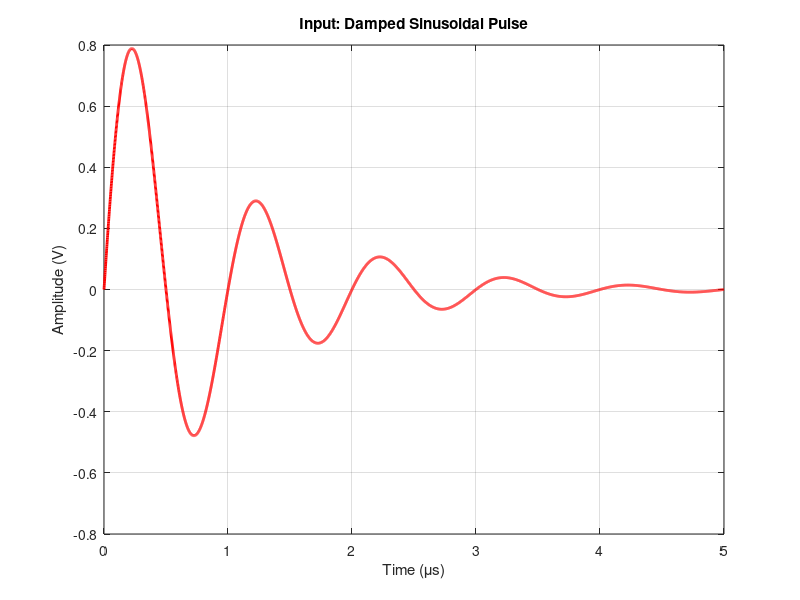
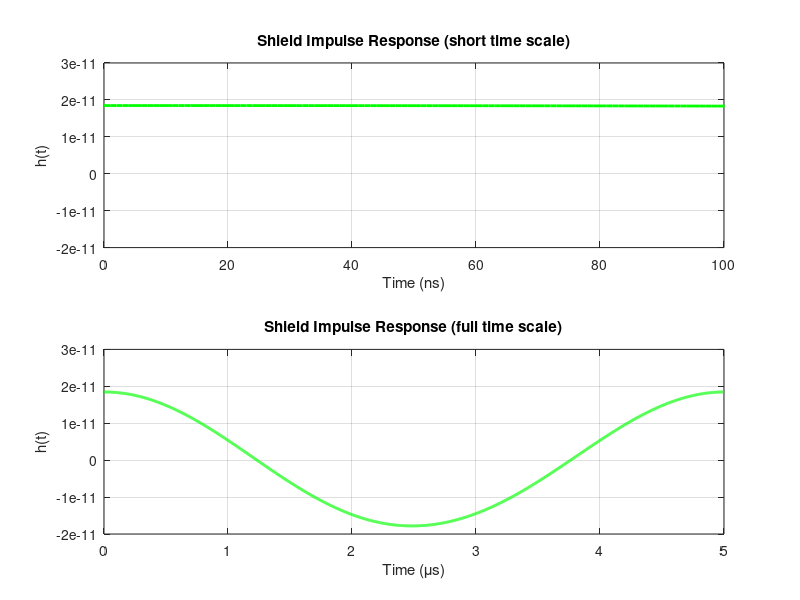
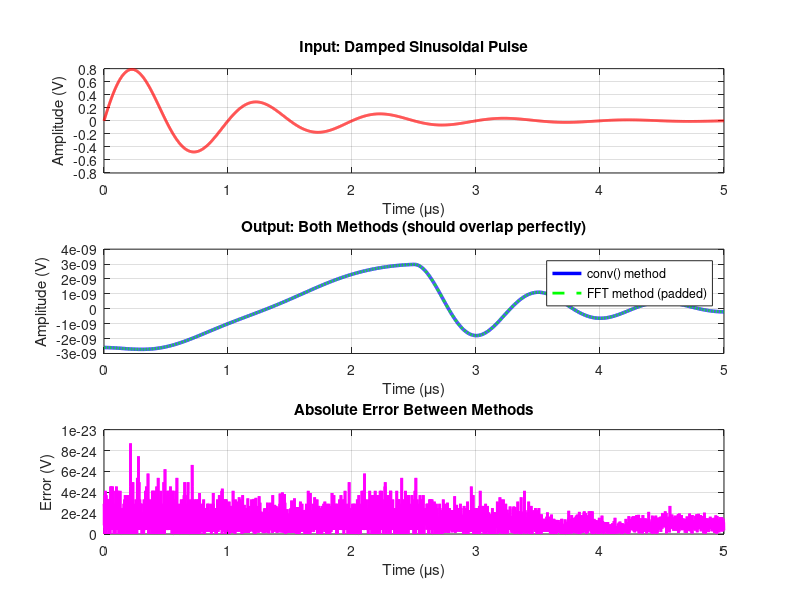

Source code (MATLAB) for these figures, in order: (Note: this script raises an error after producing the figures.)
%% Damped Sinusoidal Pulse - Time-Domain Convolution Validation
clear all; close all; clc;

%% Time setup
dt = 1e-9;                  % Time step (1 nanosecond)
t_max = 5e-6;               % Total time (5 microseconds)
t = 0:dt:t_max;             % Time vector
N = length(t);              % Number of points

%% Define Damped Sinusoidal Pulse
f0 = 1e6;                   % Oscillation frequency (1 MHz)
tau_pulse = 1e-6;           % Decay time constant (1 microsecond)
V0 = 1;                     % Peak amplitude (1 V)

%% Generate damped sinusoidal pulse
v_in = V0 * exp(-t/tau_pulse) .* sin(2*pi*f0*t) .* (t>=0);

%% Plot input signal
figure;
plot(t*1e6, v_in, 'r-', 'LineWidth', 2);
grid on;
xlabel('Time (\mus)');
ylabel('Amplitude (V)');
title('Input: Damped Sinusoidal Pulse');
xlim([0 5]);
fprintf('Input peak: %.6f V\n\n', max(abs(v_in)));

%% Physical constants
mu_0 = 4*pi*1e-7;           % Permeability of free space (H/m)
eps_0 = 8.854e-12;          % Permittivity of free space (F/m)
Z_0 = sqrt(mu_0/eps_0);     % Impedance of free space (Ohms)

%% Copper shield properties
sigma_copper = 5.96e7;      % Conductivity (S/m)
mu_r = 1;                   % Relative permeability
eps_r = 1;                  % Relative permittivity
thickness = 1e-3;           % Shield thickness (1 mm)

%% Create frequency vector
df = 1/t_max;               % Frequency resolution
f = (0:N-1)*df;             % Frequency vector

%% Shield transfer function H(f) 

% Create frequency vector with negative frequencies properly identified
f_sym = f;                                                 % Start with standard frequency vector [0, df, 2df, ..., (N-1)df]
f_sym(f_sym > 1/(2*dt)) = f_sym(f_sym > 1/(2*dt)) - 1/dt;  % Now f_sym = [0, df, ..., fs/2, -fs/2, ..., -2df, -df] (properly unwrapped)

% Angular frequency using abs(f_sym) for symmetric transfer function
omega = 2*pi*abs(f_sym);               % Use absolute value so +100MHz and -100MHz get same |H|
                                       % Without abs(): we'd only apply correct physics to positive freqs, output amplitude cut in half!
omega(omega < 2*pi*1e-6) = 2*pi*1e-6;  % Avoid division by zero at DC and near-zero freqs

% Material properties
mu = mu_r * mu_0;              % Absolute permeability (H/m)
eps = eps_r * eps_0;           % Absolute permittivity (F/m)

% Complex propagation constant (accounts for both conduction and displacement currents)
gamma = sqrt(1j*omega*mu.*(sigma_copper + 1j*omega*eps));

% Intrinsic impedance of shield material
Z_s = sqrt(1j*omega*mu./(sigma_copper + 1j*omega*eps));

% Schelkunoff's shielding theory: accounts for multiple reflections
% Reflection coefficient at air-shield interface
rho_01 = (Z_s - Z_0)./(Z_s + Z_0);

% Transmission coefficients
tau_01 = 2*Z_s./(Z_s + Z_0);    % Air to shield
tau_10 = 2*Z_0./(Z_s + Z_0);    % Shield to air

% Attenuation through shield thickness
A = exp(-gamma*thickness);

% Complete transfer function including reflections and transmission
% Denominator accounts for infinite series of internal reflections
H = (tau_01 .* tau_10 .* A) ./ (1 - rho_01.^2 .* A.^2);

% Diagnostic output
fprintf('=== Physical Parameters ===\n');
fprintf('Z_0 = %.2f Ohms\n', Z_0);
fprintf('Max |H| = %.6e (at low frequencies)\n', max(abs(H)));
fprintf('Min |H| = %.6e (at high frequencies)\n', min(abs(H)));
fprintf('Z_s at 1 MHz = %.6e Ohms\n\n', abs(Z_s(100)));

%% Calculate impulse response (time domain)
h_impulse = real(ifft(H));
h_impulse = h_impulse - mean(h_impulse);    % Remove DC offset

% Check impulse response location
[peak_value, peak_idx] = max(abs(h_impulse));
fprintf('Impulse response peak at index: %d (time = %.3e s)\n', peak_idx, t(peak_idx));
fprintf('Peak value: %.6e\n\n', peak_value);

% Plot impulse response
figure;
subplot(2,1,1);
plot(t*1e9, h_impulse, 'g-', 'LineWidth', 2);
grid on;
xlabel('Time (ns)');
ylabel('h(t)');
title('Shield Impulse Response (short time scale)');
xlim([0 100]);

subplot(2,1,2);
plot(t*1e6, h_impulse, 'g-', 'LineWidth', 2);
grid on;
xlabel('Time (\mus)');
ylabel('h(t)');
title('Shield Impulse Response (full time scale)');
xlim([0 5]);

%% Time domain calculation - LINEAR CONVOLUTION

% Method 1: Direct convolution (reference)
% Uses MATLAB's built-in function - this is our "ground truth"
v_out_conv = conv(v_in, h_impulse, 'same');  % 'same' returns output with same length as v_in
v_out_conv = v_out_conv - mean(v_out_conv);  % Remove DC offset for clean comparison

% Method 2: FFT-based LINEAR convolution (with zero-padding)
% Calculate minimum FFT length to prevent circular wrap-around
% For linear conv of signals length N1 and N2, need at least N1+N2-1 points
N_fft = length(v_in) + length(h_impulse) - 1;  % 5001 + 5001 - 1 = 10001

% Zero-pad both signals to N_fft length (MATLAB automatically pads with zeros)
% This converts circular convolution (what FFT naturally does) into linear convolution
V_in_freq_padded = fft(v_in, N_fft);           % Pad v_in: [x1...x5001, 0...0] (10001 total)
H_padded = fft(h_impulse, N_fft);              % Pad h_impulse: [h1...h5001, 0...0] (10001 total)

% Apply convolution theorem: conv(a,b) = ifft(fft(a) .* fft(b))
V_out_freq = V_in_freq_padded .* H_padded;     % Multiply in frequency domain
v_out_fft_full = real(ifft(V_out_freq));       % Convert back to time (length 10001)

% Extract 'same' portion to match conv(...,'same') output
% Need to extract centered 5001 points from 10001-point result
center_start = floor(length(h_impulse)/2);     % Skip first 2500 points (edge effects)
v_out_fft = v_out_fft_full(center_start + (1:length(v_in)));  % Extract indices 2501:7501
% Breakdown: center_start + (1:5001) = 2500 + [1,2,...,5001] = [2501, 2502,...,7501]

v_out_fft = v_out_fft - mean(v_out_fft);       % Remove DC offset to match Method 1

% Verify both methods give identical results (should be ~machine precision)
fprintf('=== Convolution Comparison ===\n');
fprintf('Max error between methods: %.6e\n\n', max(abs(v_out_conv - v_out_fft)));
% Expected: ~1e-23 to 1e-15 (essentially zero - proves convolution theorem!)

%% Plot comparison
figure('Position', [100 100 1200 800]);

subplot(3,1,1);
plot(t*1e6, v_in, 'r-', 'LineWidth', 2);
grid on;
xlabel('Time (\mus)');
ylabel('Amplitude (V)');
title('Input: Damped Sinusoidal Pulse');
xlim([0 5]);

subplot(3,1,2);
plot(t*1e6, v_out_conv, 'b-', 'LineWidth', 2.5, 'DisplayName', 'conv() method');
hold on;
plot(t*1e6, v_out_fft, 'g--', 'LineWidth', 2, 'DisplayName', 'FFT method (padded)');
grid on;
xlabel('Time (\mus)');
ylabel('Amplitude (V)');
title('Output: Both Methods (should overlap perfectly)');
legend('Location', 'best');
xlim([0 5]);

subplot(3,1,3);
plot(t*1e6, abs(v_out_conv - v_out_fft), 'm-', 'LineWidth', 2);
grid on;
xlabel('Time (\mus)');
ylabel('Error (V)');
title('Absolute Error Between Methods');
xlim([0 5]);

sgtitle('Time-Domain Convolution: Direct vs FFT-Based (Damped Sinusoidal)', 'FontSize', 14, 'FontWeight', 'bold');

%% Check boundary conditions
fprintf('=== Boundary Check ===\n');
fprintf('Input at t=0: %.6e V\n', v_in(1));        % Should be 0 (sine starts at 0)
fprintf('Input at t=end: %.6e V\n', v_in(end));    % Should be ≈0 (decayed)
fprintf('Impulse at t=0: %.6e\n', h_impulse(1));   % Should be small
fprintf('Impulse at t=end: %.6e\n', h_impulse(end)); % Should be small (decayed)
fprintf('All values should be near zero for minimal circular artifacts.\n\n');
% If these are all < 1e-6, circular convolution ≈ linear convolution
% Our zero-padding makes this irrelevant, but it's good to verify!

fprintf('=== VALIDATION COMPLETE ===\n');
fprintf('Time-domain convolution methods validated for damped sinusoidal pulse!\n');
